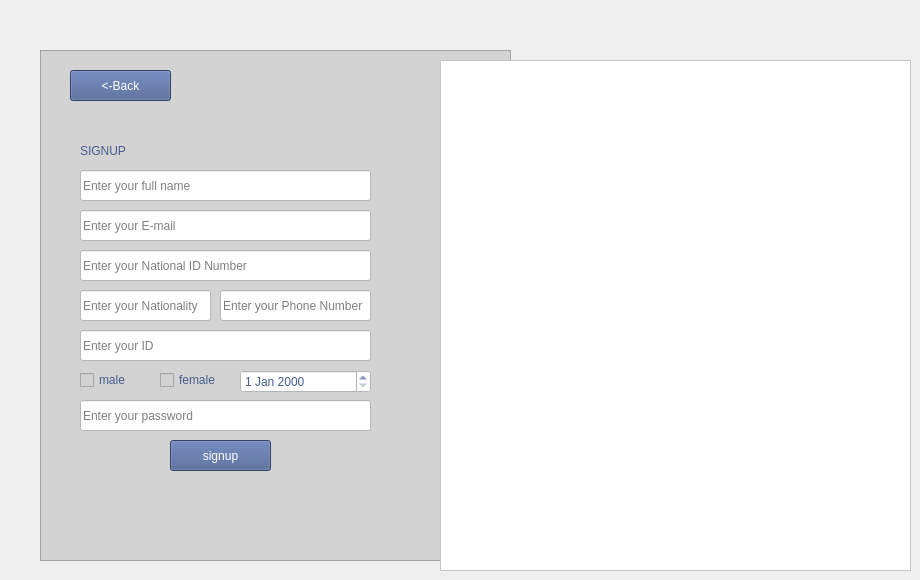
    <widget class="QWidget" name="page_7">
     <widget class="QFrame" name="frame_14">
      <property name="geometry">
       <rect>
        <x>40</x>
        <y>50</y>
        <width>471</width>
        <height>511</height>
       </rect>
      </property>
      <property name="styleSheet">
       <string notr="true">background-color: rgb(211, 211, 211);</string>
      </property>
      <property name="frameShape">
       <enum>QFrame::Shape::StyledPanel</enum>
      </property>
      <property name="frameShadow">
       <enum>QFrame::Shadow::Raised</enum>
      </property>
      <widget class="QLabel" name="label_22">
       <property name="geometry">
        <rect>
         <x>40</x>
         <y>60</y>
         <width>311</width>
         <height>81</height>
        </rect>
       </property>
       <property name="styleSheet">
        <string notr="true">font: 700 20pt &quot;Segoe UI&quot;;

color: rgb(70, 92, 144);</string>
       </property>
       <property name="text">
        <string>SIGNUP</string>
       </property>
      </widget>
      <widget class="QLineEdit" name="studUPname">
       <property name="geometry">
        <rect>
         <x>40</x>
         <y>120</y>
         <width>291</width>
         <height>31</height>
        </rect>
       </property>
       <property name="styleSheet">
        <string notr="true">background-color: rgb(255, 255, 255);</string>
       </property>
       <property name="text">
        <string/>
       </property>
       <property name="frame">
        <bool>true</bool>
       </property>
       <property name="echoMode">
        <enum>QLineEdit::EchoMode::Normal</enum>
       </property>
       <property name="readOnly">
        <bool>false</bool>
       </property>
       <property name="placeholderText">
        <string>Enter your full name</string>
       </property>
      </widget>
      <widget class="QLineEdit" name="studUPpass">
       <property name="geometry">
        <rect>
         <x>40</x>
         <y>350</y>
         <width>291</width>
         <height>31</height>
        </rect>
       </property>
       <property name="styleSheet">
        <string notr="true">background-color: rgb(255, 255, 255);</string>
       </property>
       <property name="text">
        <string/>
       </property>
       <property name="echoMode">
        <enum>QLineEdit::EchoMode::Password</enum>
       </property>
       <property name="readOnly">
        <bool>false</bool>
       </property>
       <property name="placeholderText">
        <string>Enter your password</string>
       </property>
      </widget>
      <widget class="QPushButton" name="StudentSignUpconB_2">
       <property name="geometry">
        <rect>
         <x>130</x>
         <y>390</y>
         <width>101</width>
         <height>31</height>
        </rect>
       </property>
       <property name="styleSheet">
        <string notr="true">background-color: rgb(70, 92, 144);
color: rgb(255, 255, 255);
font: 12pt &quot;Segoe UI&quot;;</string>
       </property>
       <property name="text">
        <string>signup</string>
       </property>
      </widget>
      <widget class="QLineEdit" name="studUPemail">
       <property name="geometry">
        <rect>
         <x>40</x>
         <y>160</y>
         <width>291</width>
         <height>31</height>
        </rect>
       </property>
       <property name="styleSheet">
        <string notr="true">background-color: rgb(255, 255, 255);</string>
       </property>
       <property name="text">
        <string/>
       </property>
       <property name="echoMode">
        <enum>QLineEdit::EchoMode::Normal</enum>
       </property>
       <property name="readOnly">
        <bool>false</bool>
       </property>
       <property name="placeholderText">
        <string>Enter your E-mail</string>
       </property>
      </widget>
      <widget class="QLineEdit" name="studUPNationalid">
       <property name="geometry">
        <rect>
         <x>40</x>
         <y>200</y>
         <width>291</width>
         <height>31</height>
        </rect>
       </property>
       <property name="styleSheet">
        <string notr="true">background-color: rgb(255, 255, 255);</string>
       </property>
       <property name="text">
        <string/>
       </property>
       <property name="echoMode">
        <enum>QLineEdit::EchoMode::Normal</enum>
       </property>
       <property name="readOnly">
        <bool>false</bool>
       </property>
       <property name="placeholderText">
        <string>Enter your National ID Number</string>
       </property>
      </widget>
      <widget class="QPushButton" name="StudentSignupbackB">
       <property name="geometry">
        <rect>
         <x>30</x>
         <y>20</y>
         <width>101</width>
         <height>31</height>
        </rect>
       </property>
       <property name="styleSheet">
        <string notr="true">background-color: rgb(70, 92, 144);
color: rgb(255, 255, 255);
font: 12pt &quot;Segoe UI&quot;;</string>
       </property>
       <property name="text">
        <string>&lt;-Back</string>
       </property>
      </widget>
      <widget class="QCheckBox" name="male">
       <property name="geometry">
        <rect>
         <x>40</x>
         <y>320</y>
         <width>78</width>
         <height>20</height>
        </rect>
       </property>
       <property name="styleSheet">
        <string notr="true">font: 700 10pt &quot;Segoe UI&quot;;
color: rgb(70, 92, 144);</string>
       </property>
       <property name="text">
        <string>male</string>
       </property>
      </widget>
      <widget class="QCheckBox" name="female">
       <property name="geometry">
        <rect>
         <x>120</x>
         <y>320</y>
         <width>78</width>
         <height>20</height>
        </rect>
       </property>
       <property name="styleSheet">
        <string notr="true">font: 700 10pt &quot;Segoe UI&quot;;
color: rgb(70, 92, 144);</string>
       </property>
       <property name="text">
        <string>female</string>
       </property>
      </widget>
      <widget class="QDateEdit" name="studDate">
       <property name="geometry">
        <rect>
         <x>200</x>
         <y>320</y>
         <width>131</width>
         <height>23</height>
        </rect>
       </property>
       <property name="styleSheet">
        <string notr="true">color: rgb(70, 92, 144);
background-color: rgb(255, 255, 255);</string>
       </property>
      </widget>
      <widget class="QLineEdit" name="studUPid_2">
       <property name="geometry">
        <rect>
         <x>40</x>
         <y>240</y>
         <width>131</width>
         <height>31</height>
        </rect>
       </property>
       <property name="styleSheet">
        <string notr="true">background-color: rgb(255, 255, 255);</string>
       </property>
       <property name="text">
        <string/>
       </property>
       <property name="echoMode">
        <enum>QLineEdit::EchoMode::Normal</enum>
       </property>
       <property name="readOnly">
        <bool>false</bool>
       </property>
       <property name="placeholderText">
        <string>Enter your Nationality </string>
       </property>
      </widget>
      <widget class="QLineEdit" name="studUPidPhone">
       <property name="geometry">
        <rect>
         <x>180</x>
         <y>240</y>
         <width>151</width>
         <height>31</height>
        </rect>
       </property>
       <property name="styleSheet">
        <string notr="true">background-color: rgb(255, 255, 255);</string>
       </property>
       <property name="text">
        <string/>
       </property>
       <property name="echoMode">
        <enum>QLineEdit::EchoMode::Normal</enum>
       </property>
       <property name="readOnly">
        <bool>false</bool>
       </property>
       <property name="placeholderText">
        <string>Enter your Phone Number</string>
       </property>
      </widget>
      <widget class="QLineEdit" name="studUPid_3">
       <property name="geometry">
        <rect>
         <x>40</x>
         <y>280</y>
         <width>291</width>
         <height>31</height>
        </rect>
       </property>
       <property name="styleSheet">
        <string notr="true">background-color: rgb(255, 255, 255);</string>
       </property>
       <property name="text">
        <string/>
       </property>
       <property name="echoMode">
        <enum>QLineEdit::EchoMode::Normal</enum>
       </property>
       <property name="readOnly">
        <bool>false</bool>
       </property>
       <property name="placeholderText">
        <string>Enter your ID </string>
       </property>
      </widget>
     </widget>
     <widget class="QFrame" name="frame_13">
      <property name="geometry">
       <rect>
        <x>440</x>
        <y>60</y>
        <width>471</width>
        <height>511</height>
       </rect>
      </property>
      <property name="styleSheet">
       <string notr="true">background-color: rgb(255, 255, 255);</string>
      </property>
      <property name="frameShape">
       <enum>QFrame::Shape::StyledPanel</enum>
      </property>
      <property name="frameShadow">
       <enum>QFrame::Shadow::Raised</enum>
      </property>
      <widget class="QLabel" name="label_20">
       <property name="geometry">
        <rect>
         <x>30</x>
         <y>40</y>
         <width>391</width>
         <height>411</height>
        </rect>
       </property>
       <property name="text">
        <string/>
       </property>
       <property name="pixmap">
        <pixmap resource="project01.qrc">:/project01/Sign up-cuate.png</pixmap>
       </property>
       <property name="scaledContents">
        <bool>true</bool>
       </property>
      </widget>
      <widget class="QLabel" name="label_21">
       <property name="geometry">
        <rect>
         <x>390</x>
         <y>10</y>
         <width>61</width>
         <height>61</height>
        </rect>
       </property>
       <property name="styleSheet">
        <string notr="true">font: 700 36pt &quot;Segoe UI&quot;;
color: rgb(70, 92, 144);</string>
       </property>
       <property name="text">
        <string/>
       </property>
       <property name="pixmap">
        <pixmap resource="project01.qrc">:/newPrefix/Screenshot_2025-05-15_005716-removebg-preview.png</pixmap>
       </property>
       <property name="scaledContents">
        <bool>true</bool>
       </property>
      </widget>
     </widget>
    </widget>
